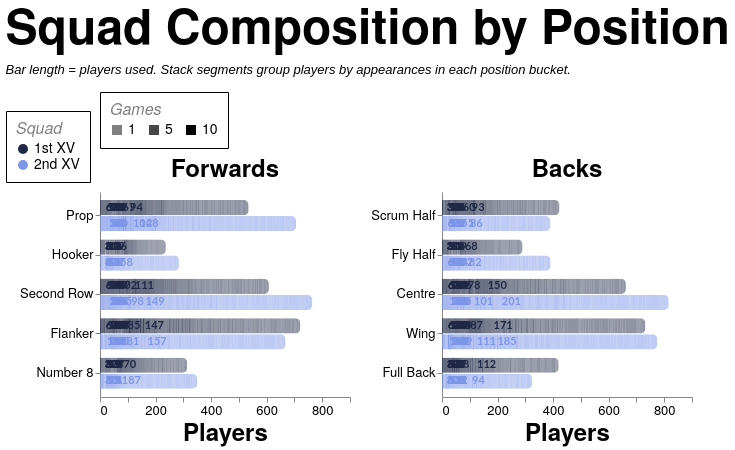

Write a Vega-Lite specification for this figure.
### Vega-Lite specification from a JSON file in a GitHub repository (floating-point values rounded to 4 significant figures; data arrays with more than 128 entries replaced by an {"elided": "..."} marker saying what was removed)
{"config": {"axis": {"labelFont": "PT Sans Narrow, Helvetica Neue, Helvetica, Arial, sans-serif", "titleFont": "PT Sans Narrow, Helvetica Neue, Helvetica, Arial, sans-serif", "labelFontSize": 13, "titleFontSize": 24, "gridColor": "#202947", "gridOpacity": 0.2, "zindex": 1}, "text": {"font": "Lato, sans-serif"}, "bar": {"cornerRadiusEnd": 5}, "header": {"labelFont": "PT Sans Narrow, Helvetica Neue, Helvetica, Arial, sans-serif", "titleFont": "PT Sans Narrow, Helvetica Neue, Helvetica, Arial, sans-serif", "labelFontSize": 24, "titleFontSize": 28, "labelFontWeight": "bold", "orient": "left"}, "legend": {"labelFont": "PT Sans Narrow, Helvetica Neue, Helvetica, Arial, sans-serif", "titleFont": "PT Sans Narrow, Helvetica Neue, Helvetica, Arial, sans-serif", "labelFontSize": 14, "titleFontSize": 16, "titlePadding": 5, "fillColor": "white", "strokeColor": "black", "padding": 10, "titleFontWeight": "lighter", "titleFontStyle": "italic", "titleColor": "gray", "offset": 10}, "title": {"font": "PT Sans Narrow, Helvetica Neue, Helvetica, Arial, sans-serif", "fontSize": 48, "fontWeight": "bold", "anchor": "start", "align": "center", "titlePadding": 20, "subtitlePadding": 10, "subtitleFontSize": 13, "subtitleColor": "", "subtitleFontStyle": "italic", "offset": 15, "color": "black"}, "axisX": {"labelAngle": 0}, "facet": {"title": null, "header": null, "align": {"row": "each", "column": "each"}, "spacing": 10}, "resolve": {"scale": {"y": "independent", "facet": "independent"}}, "background": "transparent", "scale": {"offsetBandPaddingOuter": 0.2, "offsetBandPaddingInner": 0.1}, "view": {"stroke": null, "background": "transparent"}}, "data": {"name": "data-bafd5eed4443f106fa760d23a0283d20"}, "facet": {"column": {"field": "unit", "sort": ["Forwards", "Backs"], "title": null, "type": "nominal"}}, "spec": {"layer": [{"mark": {"type": "bar"}, "encoding": {"color": {"field": "squad", "legend": {"labelExpr": "datum.value + ' XV'", "orient": "bottom-right", "title": "Squad"}, "scale": {"domain": ["1st", "2nd"], "range": ["#202946", "#7d96e8"]}, "type": "nominal"}, "detail": {"field": "games", "type": "quantitative"}, "opacity": {"field": "games", "legend": {"orient": "top", "title": "Games", "titleOrient": "top", "values": [1, 5, 10]}, "scale": {"domain": [1, 10], "range": [0.5, 1]}, "type": "quantitative"}, "order": {"field": "games", "sort": "descending", "type": "quantitative"}, "tooltip": [{"field": "season", "title": "Season", "type": "nominal"}, {"field": "squad", "title": "Squad", "type": "nominal"}, {"field": "unit", "title": "Unit", "type": "nominal"}, {"field": "position", "title": "Position", "type": "nominal"}, {"field": "players", "title": "Players", "type": "quantitative"}, {"field": "games", "title": "Appearances per player", "type": "quantitative"}, {"field": "singlePlayer", "title": "Player", "type": "nominal"}], "x": {"axis": {"grid": false, "tickMinStep": 1}, "field": "players", "stack": "zero", "title": "Players", "type": "quantitative"}, "y": {"field": "position", "sort": {"field": "position_order", "op": "min", "order": "ascending"}, "title": null, "type": "nominal"}, "yOffset": {"field": "squad", "scale": {"paddingInner": 0.05, "paddingOuter": 0.01}, "sort": ["1st", "2nd"], "type": "nominal"}}}, {"mark": {"type": "text", "align": "left", "baseline": "middle", "dx": 4, "fontSize": 11, "fontWeight": "bold"}, "encoding": {"color": {"field": "squad", "legend": {"labelExpr": "datum.value + ' XV'", "orient": "bottom-right", "title": "Squad"}, "scale": {"domain": ["1st", "2nd"], "range": ["#202946", "#7d96e8"]}, "type": "nominal"}, "text": {"field": "total_players", "format": ".0f", "type": "quantitative"}, "tooltip": [{"field": "season", "title": "Season", "type": "nominal"}, {"field": "countModeLabel", "title": "Position Count Mode", "type": "nominal"}, {"field": "squad", "title": "Squad", "type": "nominal"}, {"field": "unit", "title": "Unit", "type": "nominal"}, {"field": "position", "title": "Position", "type": "nominal"}, {"field": "total_players", "title": "Total Players", "type": "quantitative"}, {"field": "singlePlayer", "title": "Player", "type": "nominal"}], "x": {"axis": {"grid": false, "tickMinStep": 1}, "field": "total_players", "type": "quantitative"}, "y": {"field": "position", "sort": {"field": "position_order", "op": "min", "order": "ascending"}, "title": null, "type": "nominal"}, "yOffset": {"field": "squad", "scale": {"paddingInner": 0.05, "paddingOuter": 0.01}, "sort": ["1st", "2nd"], "type": "nominal"}}, "transform": [{"aggregate": [{"op": "sum", "field": "players", "as": "total_players"}], "groupby": ["season", "countMode", "countModeLabel", "squad", "unit", "position", "position_order"]}]}], "height": {"step": 16}, "width": 250}, "resolve": {"scale": {"x": "shared", "y": "independent"}}, "spacing": 20, "title": {"text": "Squad Composition by Position", "subtitle": ["Bar length = players used. Stack segments group players by appearances in each position bucket."]}, "$schema": "https://vega.github.io/schema/vega-lite/v5.20.1.json", "datasets": {"data-bafd5eed4443f106fa760d23a0283d20": {"elided": "5286 records"}}}
